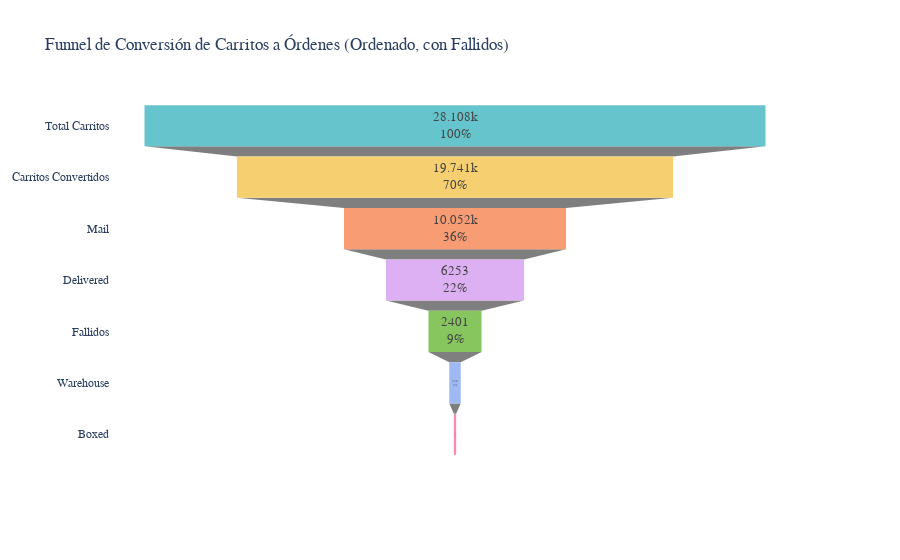

The code cell stored with this chart in its notebook:
### Code cell
import plotly.graph_objects as go
import plotly.express as px

# 1. Valores extraídos (los mismos que en tu ejemplo)
total_carts       = df_kpi_extended['total_carts'][0]
converted_carts   = df_kpi_extended['converted_carts'][0]
mail_carts        = df_kpi_extended['mail_carts'][0]
warehouse_carts   = df_kpi_extended['warehouse_carts'][0]
boxed_carts       = df_kpi_extended['boxed_carts'][0]
delivered_carts   = df_kpi_extended['delivered_carts'][0]
label_error_carts = df_kpi_extended['label_error_carts'][0]
stock_carts       = df_kpi_extended['stock_carts'][0]

# 2. Cálculo de "fallidos"
successful_sum = (
    mail_carts + 
    warehouse_carts + 
    boxed_carts + 
    delivered_carts +
    label_error_carts +
    stock_carts
)
fallidos = converted_carts - successful_sum

# 3. Etapas y valores
stages = [
    "Total Carritos", 
    "Carritos Convertidos", 
    "Mail", 
    "Warehouse", 
    "Boxed", 
    "Delivered",
    "Fallidos"
]
values = [
    total_carts,
    converted_carts,
    mail_carts,
    warehouse_carts,
    boxed_carts,
    delivered_carts,
    fallidos
]

# 4. Ordenar de mayor a menor
stages_values = list(zip(stages, values))
stages_values_sorted = sorted(stages_values, key=lambda x: x[1], reverse=True)
stages_sorted, values_sorted = zip(*stages_values_sorted)

# --- Generar lista de colores ---
# Usaremos la paleta Pastel de Plotly; si hay más etapas que colores,
# repetiremos la paleta cíclicamente.
palette = px.colors.qualitative.Pastel
colors_for_stages = [palette[i % len(palette)] for i in range(len(stages_sorted))]

# 5. Crear Funnel
fig = go.Figure(go.Funnel(
    y=list(stages_sorted),
    x=list(values_sorted),
    textinfo="value+percent initial",  # Muestra valor y % respecto del total inicial
    marker=dict(color=colors_for_stages)  # Asignamos la lista de colores
))

# 6. Ajustes estéticos
fig.update_traces(
    textposition='inside',
    textfont=dict(size=13)
)

fig.update_layout(
    title="Funnel de Conversión de Carritos a Órdenes (Ordenado, con Fallidos)",
    template="plotly_white",
    font=dict(family="Arial", size=12),
    margin=dict(l=100, r=100, t=100, b=100),
)

fig.show()

### Figure 1 — Plotly figure (JSON) as saved in the notebook; plotly's stock layout.template omitted (floating-point values rounded to 4 significant figures)
{"data": [{"marker": {"color": ["rgb(102, 197, 204)", "rgb(246, 207, 113)", "rgb(248, 156, 116)", "rgb(220, 176, 242)", "rgb(135, 197, 95)", "rgb(158, 185, 243)", "rgb(254, 136, 177)"]}, "textfont": {"size": 13}, "textinfo": "value+percent initial", "textposition": "inside", "type": "funnel", "x": [28108, 19741, 10052, 6253, 2401, 520, 103], "y": ["Total Carritos", "Carritos Convertidos", "Mail", "Delivered", "Fallidos", "Warehouse", "Boxed"]}], "layout": {"font": {"family": "Arial", "size": 12}, "margin": {"b": 100, "l": 100, "r": 100, "t": 100}, "title": {"text": "Funnel de Conversión de Carritos a Órdenes (Ordenado, con Fallidos)"}}}
